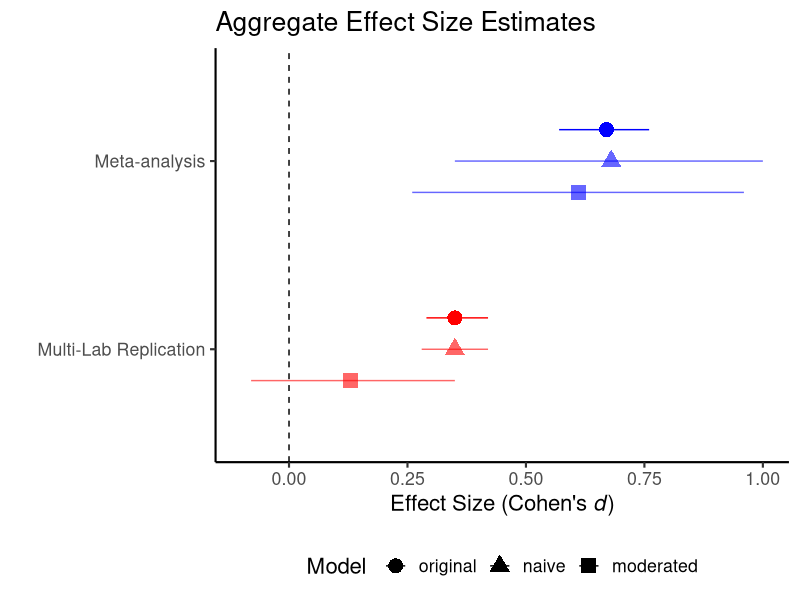
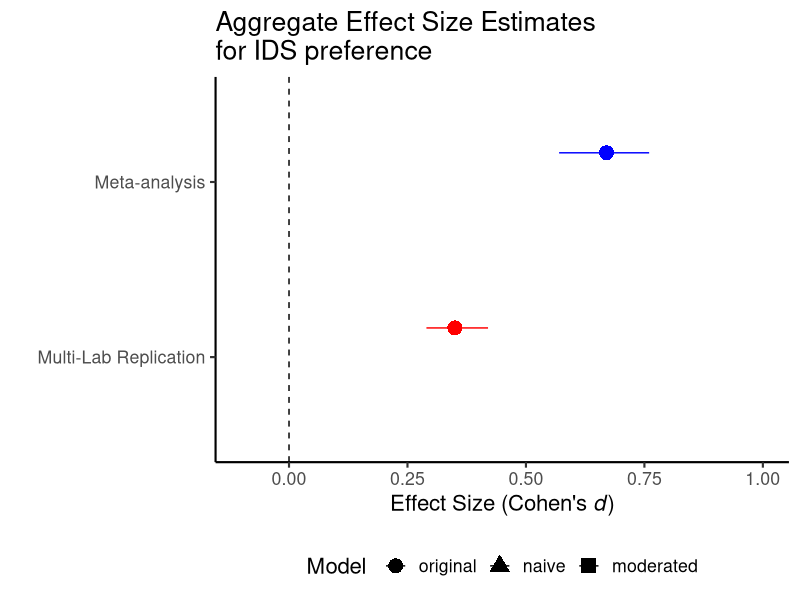
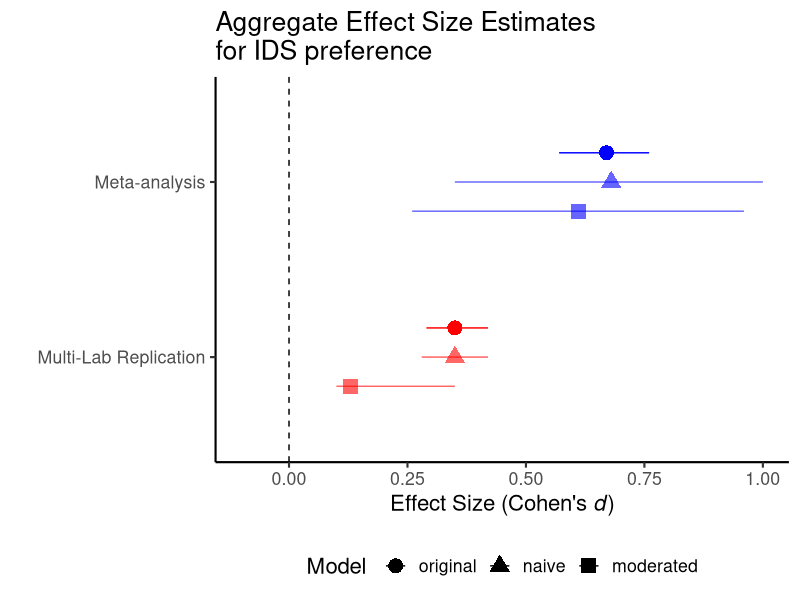
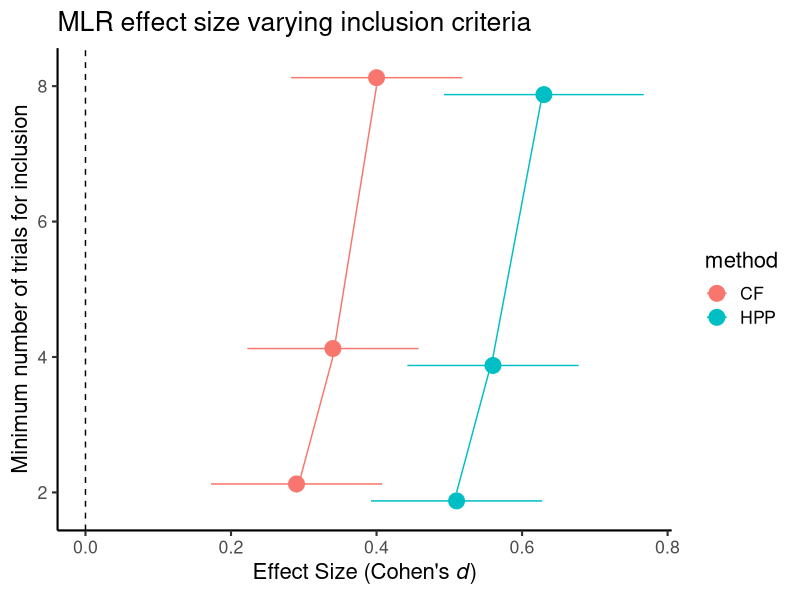

Generate these figures, in order, with R:
# Forest plots for BITSS talks 2021 (M. Lewis)
# https://docs.google.com/presentation/d/1CFBuytkxks9l4UytFjlqyWaXuNNY4H-LbcRyzlQTFX0/edit#slide=id.gb3889ff16e_0_59

library(tidyverse)

# Es estimates from dunst et al and manybabies 2020 (data from original_es)
A1 <- "dark"
A2 <- "light"
es_estimates <- data.frame(type = c("MA", "MLR", "MA", "MLR", "MA", "MLR", "MA", "MLR"),
                          source = c("original", "original", "re-analysis", "re-analysis",
                                     "naive", "naive", "moderated", "moderated"),
                          es_estimate = c(.67,.35, .70, .35, .68, .35, .61, .13),
                          es_upper = c(.76,.42, 1.02, .43, 1, .42, .96, .35 ),
                          es_lower = c(.57,.29, .37, .28, .35, .28, .26, -.08),
                          alpha = c(A1, A1,  A2, A2, A2, A2, A2, A2))

# original + naive + moderated
es_estimates %>%
  filter(source != "re-analysis") %>%
  mutate(type = fct_recode(type,"Meta-analysis" = "MA", "Multi-Lab Replication" = "MLR"),
         source = fct_relevel(source, "original", "naive", "moderated")) %>%
  ggplot(aes(x = es_estimate, y = fct_rev(type), color = type, shape = source)) +
  geom_pointrange(aes(xmin = es_lower, xmax = es_upper, alpha = alpha),
                  size = 1.1, position = position_dodge2(0.5, reverse = T)) +
  xlim(-.10, 1) +
  #scale_alpha_manual(guide = "none") +
  geom_vline(aes(xintercept = 0), linetype = 2)+
  xlab(expression(paste("Effect Size (Cohen's ", italic(d), ")"))) +
  scale_color_manual(values = c("blue", "red"), guide = "none") +
  #scale_shape_manual(name = "model type") +
  scale_alpha_manual(values = c(1, .6), guide = FALSE) +
  ylab("") +
  ggtitle("Aggregate Effect Size Estimates") +
  labs(shape = "Model ") +
  theme_classic(base_size = 16) +
  theme(# axis.text.y = element_text(angle = 90, hjust = .5),
         legend.position = "bottom")

# original only
es_estimates %>%
  filter(source != "re-analysis") %>%
  mutate(type = fct_recode(type,"Meta-analysis" = "MA", "Multi-Lab Replication" = "MLR"),
         source = fct_relevel(source, "original", "naive", "moderated")) %>%
  ggplot(aes(x = es_estimate, y = fct_rev(type), color = type, shape = source)) +
  geom_pointrange(aes(xmin = es_lower, xmax = es_upper, alpha = alpha),
                  size = 1.1, position = position_dodge2(0.5, reverse = T)) +
  xlim(-.10, 1) +
  #scale_alpha_manual(guide = "none") +
  geom_vline(aes(xintercept = 0), linetype = 2)+
  xlab(expression(paste("Effect Size (Cohen's ", italic(d), ")"))) +
  scale_color_manual(values = c("blue", "red"), guide = "none") +
  #scale_shape_manual(name = "model type") +
  scale_alpha_manual(values = c(1, 0), guide = FALSE) +
  ylab("") +
  ggtitle("Aggregate Effect Size Estimates\nfor IDS preference") +
  labs(shape = "Model ") +
  theme_classic(base_size = 16) +
  theme(# axis.text.y = element_text(angle = 90, hjust = .5),
    legend.position = "bottom")

# original + naive
es_estimates %>%
  mutate(es_lower = case_when(es_lower < 0 ~ .1,
                              TRUE ~ es_lower)) %>%
  filter(source != "re-analysis") %>%
  mutate(type = fct_recode(type,"Meta-analysis" = "MA", "Multi-Lab Replication" = "MLR"),
         source = fct_relevel(source, "original", "naive", "moderated")) %>%
  ggplot(aes(x = es_estimate, y = fct_rev(type), color = type, shape = source)) +
  geom_pointrange(aes(xmin = es_lower, xmax = es_upper, alpha = alpha),
                  size = 1.1, position = position_dodge2(0.5, reverse = T)) +
  xlim(-.10, 1) +
  #scale_alpha_manual(guide = "none") +
  geom_vline(aes(xintercept = 0), linetype = 2)+
  xlab(expression(paste("Effect Size (Cohen's ", italic(d), ")"))) +
  scale_color_manual(values = c("blue", "red"), guide = "none") +
  #scale_shape_manual(name = "model type") +
  scale_alpha_manual(values = c(1, .6), guide = FALSE) +
  ylab("") +
  ggtitle("Aggregate Effect Size Estimates\nfor IDS preference") +
  labs(shape = "Model ") +
  theme_classic(base_size = 16) +
  theme(# axis.text.y = element_text(angle = 90, hjust = .5),
    legend.position = "bottom")


# manybabies exclusion criteria plot (from table 6 in manybabies plot)

exclusion_criteria = data.frame(method = c("CF", "CF", "CF", "HPP", "HPP", "HPP"),
                                min_trials = c(2,4,8, 2,4,8),
                                estimate = c(.29, .34, .40, .51, .56, .63),
                                se = c(.06, .06, .06, .06, .06, .07))

exclusion_criteria_with_ci <- exclusion_criteria %>%
  mutate(ci_lower = estimate - (1.96*se),
         ci_upper = estimate + (1.96*se))

ggplot(exclusion_criteria_with_ci, aes(x = estimate, y = min_trials, color = method)) +
  geom_pointrange(aes(xmin = ci_lower, xmax = ci_upper),
                  size = 1.1, position = position_dodge2(0.5, reverse = T)) +
  geom_line() +
  ggtitle("MLR effect size varying inclusion criteria") +
  xlab(expression(paste("Effect Size (Cohen's ", italic(d), ")"))) +
  ylab("Minimum number of trials for inclusion") +
  geom_vline(aes(xintercept = 0), linetype = 2) +
  theme_classic(base_size = 16)
